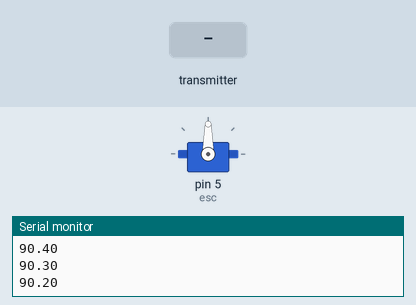
Simulated run of this sketch. Board: Arduino Uno, built with avr-gcc and run on an emulated ATmega328P. Shown: servo, the last lines printed to the serial monitor. The inputs (shaded band) are chosen by the test bench. No radio packets arrive unless stated.

Above: at 1.2 s.
1.3 s: the transmitter starts sending servoSpeed = 0
At 2.3 s:
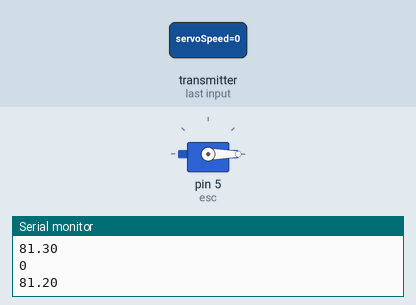
2.8 s: the transmitter starts sending servoSpeed = 45
At 3.1 s:
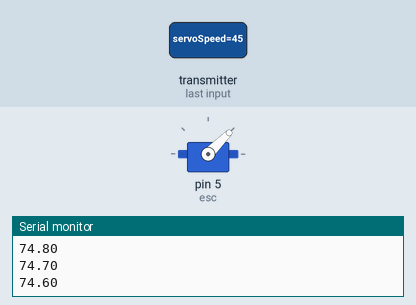
4.3 s: the transmitter starts sending servoSpeed = 180
At 5.5 s:
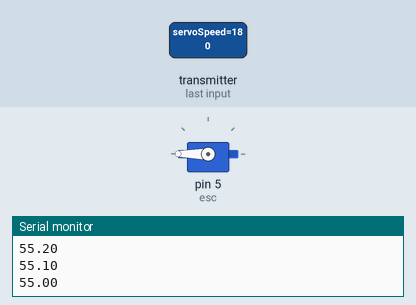
5.8 s: the transmitter starts sending servoSpeed = 90
At 6.9 s:
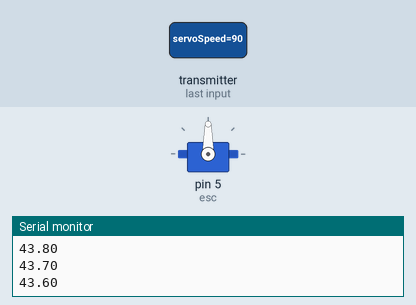
Timing chart, 0 to 8.3 s (numbered marks = the images above; inputs shaded):
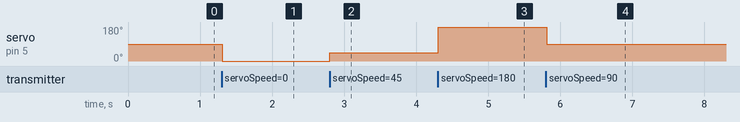

The sketch:

receiver_outside_longboard.ino
```cpp
/*
  (c) Linus Johansson
  2022-01-15

  mod. latest: 220218
  Arduino UNO with a nrf_module
  Will probably change UNO to nano at a later stage.

*/
#include <SPI.h>
#include <nRF24L01.h>
#include <RF24.h>
#include <Wire.h>
#include <Servo.h>
#include <printf.h>
#define CE_PIN 10
#define CSN_PIN 9

Servo esc;
float battery = 100;

RF24 radio(CE_PIN, CSN_PIN);

const uint64_t readingAddress = 0x9090909001;
const uint64_t writingAddress = 0x9090909002;


void setup() {
  Serial.begin(9600);
  printf_begin();
  esc.attach(5);

  radio.begin();
  radio.openWritingPipe(writingAddress);
  radio.openReadingPipe(1, readingAddress);
  radio.setPALevel(RF24_PA_MIN);
  radio.setChannel(0x54);
  //radio.printDetails();                   //Print for debugging
}


void loop() {
  delay(5);
  sendBatteryLevel();
  receiveEscSpeed();
}


void sendBatteryLevel(){
  radio.stopListening();
  if (battery < 20){
    battery = 100;
  }
  battery -= 0.1;
  Serial.println(battery);
  radio.write(&battery, sizeof(battery));
  delay(5);
  }


void receiveEscSpeed(){
  radio.startListening();
  if ( radio.available()) {
    int servoSpeed = "";
    radio.read(&servoSpeed, sizeof(servoSpeed));
    Serial.println(servoSpeed);
    //esc.writeMicroseconds(servoSpeed);  //used for ESC on skateboard
    esc.write(servoSpeed);                //used for prototyping with servo
  }
}
```

Measured:
- after the input at 1.3 s, servo on pin 5 (esc): 90° → 0° at once
- after the input at 2.8 s, servo on pin 5 (esc): 0° → 45° at once
- after the input at 4.3 s, servo on pin 5 (esc): 45° → 180° at once
- after the input at 5.8 s, servo on pin 5 (esc): 180° → 90° at once
